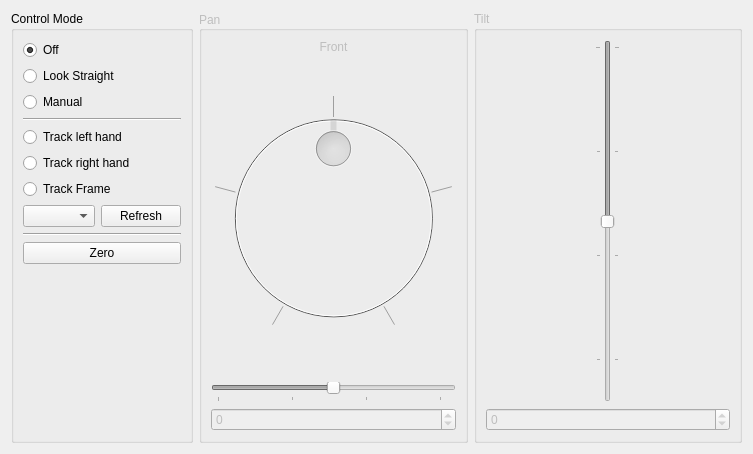
<?xml version="1.0" encoding="UTF-8"?>
<ui version="4.0">
 <class>headControlWidgetForm</class>
 <widget class="QWidget" name="headControlWidgetForm">
  <property name="windowModality">
   <enum>Qt::NonModal</enum>
  </property>
  <property name="enabled">
   <bool>true</bool>
  </property>
  <property name="geometry">
   <rect>
    <x>0</x>
    <y>0</y>
    <width>753</width>
    <height>454</height>
   </rect>
  </property>
  <property name="windowTitle">
   <string>Head Control</string>
  </property>
  <property name="styleSheet">
   <string notr="true">motif</string>
  </property>
  <layout class="QVBoxLayout" name="verticalLayout">
   <item>
    <layout class="QHBoxLayout" name="mainLayout">
     <item>
      <widget class="QGroupBox" name="modeGroupBox">
       <property name="enabled">
        <bool>true</bool>
       </property>
       <property name="sizePolicy">
        <sizepolicy hsizetype="Preferred" vsizetype="Preferred">
         <horstretch>0</horstretch>
         <verstretch>0</verstretch>
        </sizepolicy>
       </property>
       <property name="title">
        <string>Control Mode</string>
       </property>
       <layout class="QVBoxLayout" name="verticalLayout_2">
        <item>
         <widget class="QRadioButton" name="modeOffRadioButton">
          <property name="text">
           <string>Off</string>
          </property>
          <property name="checked">
           <bool>true</bool>
          </property>
         </widget>
        </item>
        <item>
         <widget class="QRadioButton" name="modeLookStraightRadioButton">
          <property name="text">
           <string>Look Straight</string>
          </property>
         </widget>
        </item>
        <item>
         <widget class="QRadioButton" name="modeManualRadioButton">
          <property name="text">
           <string>Manual</string>
          </property>
          <property name="checked">
           <bool>false</bool>
          </property>
         </widget>
        </item>
        <item>
         <widget class="Line" name="line_2">
          <property name="orientation">
           <enum>Qt::Horizontal</enum>
          </property>
         </widget>
        </item>
        <item alignment="Qt::AlignTop">
         <widget class="QRadioButton" name="modeTrackLeftRadioButton">
          <property name="text">
           <string>Track left hand</string>
          </property>
         </widget>
        </item>
        <item>
         <widget class="QRadioButton" name="modeTrackRightRadioButton">
          <property name="text">
           <string>Track right hand</string>
          </property>
         </widget>
        </item>
        <item>
         <widget class="QRadioButton" name="modeTrackFrameRadioButton">
          <property name="text">
           <string>Track Frame</string>
          </property>
         </widget>
        </item>
        <item>
         <layout class="QGridLayout" name="gridLayout">
          <item row="0" column="0">
           <widget class="QComboBox" name="trackFrameCombobox">
            <property name="sizePolicy">
             <sizepolicy hsizetype="Maximum" vsizetype="Fixed">
              <horstretch>0</horstretch>
              <verstretch>0</verstretch>
             </sizepolicy>
            </property>
           </widget>
          </item>
          <item row="0" column="1">
           <widget class="QPushButton" name="FrameRefreshButton">
            <property name="sizePolicy">
             <sizepolicy hsizetype="Preferred" vsizetype="Minimum">
              <horstretch>0</horstretch>
              <verstretch>0</verstretch>
             </sizepolicy>
            </property>
            <property name="text">
             <string>Refresh</string>
            </property>
           </widget>
          </item>
         </layout>
        </item>
        <item>
         <widget class="Line" name="line">
          <property name="orientation">
           <enum>Qt::Horizontal</enum>
          </property>
         </widget>
        </item>
        <item>
         <widget class="QPushButton" name="zeroPushButton">
          <property name="text">
           <string>Zero</string>
          </property>
         </widget>
        </item>
        <item>
         <spacer name="verticalSpacer">
          <property name="orientation">
           <enum>Qt::Vertical</enum>
          </property>
          <property name="sizeHint" stdset="0">
           <size>
            <width>20</width>
            <height>40</height>
           </size>
          </property>
         </spacer>
        </item>
       </layout>
      </widget>
     </item>
     <item>
      <widget class="QGroupBox" name="panGroupBox">
       <property name="enabled">
        <bool>false</bool>
       </property>
       <property name="sizePolicy">
        <sizepolicy hsizetype="Expanding" vsizetype="Preferred">
         <horstretch>0</horstretch>
         <verstretch>0</verstretch>
        </sizepolicy>
       </property>
       <property name="title">
        <string>Pan</string>
       </property>
       <property name="alignment">
        <set>Qt::AlignLeading|Qt::AlignLeft|Qt::AlignVCenter</set>
       </property>
       <layout class="QVBoxLayout" name="verticalLayout_3">
        <item>
         <widget class="QLabel" name="label">
          <property name="sizePolicy">
           <sizepolicy hsizetype="Preferred" vsizetype="Maximum">
            <horstretch>0</horstretch>
            <verstretch>0</verstretch>
           </sizepolicy>
          </property>
          <property name="text">
           <string>Front</string>
          </property>
          <property name="alignment">
           <set>Qt::AlignCenter</set>
          </property>
         </widget>
        </item>
        <item>
         <widget class="QDial" name="panDial">
          <property name="minimum">
           <number>-180</number>
          </property>
          <property name="maximum">
           <number>180</number>
          </property>
          <property name="pageStep">
           <number>15</number>
          </property>
          <property name="value">
           <number>0</number>
          </property>
          <property name="sliderPosition">
           <number>0</number>
          </property>
          <property name="tracking">
           <bool>false</bool>
          </property>
          <property name="wrapping">
           <bool>false</bool>
          </property>
          <property name="notchTarget">
           <double>90.000000000000000</double>
          </property>
          <property name="notchesVisible">
           <bool>true</bool>
          </property>
         </widget>
        </item>
        <item>
         <widget class="QSlider" name="panSlider">
          <property name="minimum">
           <number>-140</number>
          </property>
          <property name="maximum">
           <number>140</number>
          </property>
          <property name="pageStep">
           <number>15</number>
          </property>
          <property name="value">
           <number>0</number>
          </property>
          <property name="tracking">
           <bool>false</bool>
          </property>
          <property name="orientation">
           <enum>Qt::Horizontal</enum>
          </property>
          <property name="tickPosition">
           <enum>QSlider::TicksBelow</enum>
          </property>
          <property name="tickInterval">
           <number>90</number>
          </property>
         </widget>
        </item>
        <item>
         <widget class="QSpinBox" name="panSpinBox">
          <property name="keyboardTracking">
           <bool>false</bool>
          </property>
          <property name="minimum">
           <number>-180</number>
          </property>
          <property name="maximum">
           <number>180</number>
          </property>
         </widget>
        </item>
       </layout>
      </widget>
     </item>
     <item>
      <widget class="QGroupBox" name="tiltGroupBox">
       <property name="enabled">
        <bool>false</bool>
       </property>
       <property name="sizePolicy">
        <sizepolicy hsizetype="Expanding" vsizetype="Preferred">
         <horstretch>0</horstretch>
         <verstretch>0</verstretch>
        </sizepolicy>
       </property>
       <property name="title">
        <string>Tilt</string>
       </property>
       <layout class="QVBoxLayout" name="verticalLayout_4">
        <item alignment="Qt::AlignHCenter">
         <widget class="QSlider" name="tiltSlider">
          <property name="sizePolicy">
           <sizepolicy hsizetype="Fixed" vsizetype="Expanding">
            <horstretch>0</horstretch>
            <verstretch>0</verstretch>
           </sizepolicy>
          </property>
          <property name="minimum">
           <number>-75</number>
          </property>
          <property name="maximum">
           <number>75</number>
          </property>
          <property name="pageStep">
           <number>15</number>
          </property>
          <property name="value">
           <number>0</number>
          </property>
          <property name="sliderPosition">
           <number>0</number>
          </property>
          <property name="tracking">
           <bool>false</bool>
          </property>
          <property name="orientation">
           <enum>Qt::Vertical</enum>
          </property>
          <property name="invertedAppearance">
           <bool>true</bool>
          </property>
          <property name="invertedControls">
           <bool>true</bool>
          </property>
          <property name="tickPosition">
           <enum>QSlider::TicksBothSides</enum>
          </property>
          <property name="tickInterval">
           <number>45</number>
          </property>
         </widget>
        </item>
        <item>
         <widget class="QSpinBox" name="tiltSpinBox">
          <property name="wrapping">
           <bool>false</bool>
          </property>
          <property name="buttonSymbols">
           <enum>QAbstractSpinBox::UpDownArrows</enum>
          </property>
          <property name="keyboardTracking">
           <bool>false</bool>
          </property>
          <property name="minimum">
           <number>-90</number>
          </property>
          <property name="maximum">
           <number>90</number>
          </property>
          <property name="singleStep">
           <number>1</number>
          </property>
         </widget>
        </item>
       </layout>
      </widget>
     </item>
    </layout>
   </item>
  </layout>
 </widget>
 <resources/>
 <connections>
  <connection>
   <sender>panDial</sender>
   <signal>valueChanged(int)</signal>
   <receiver>panSlider</receiver>
   <slot>setValue(int)</slot>
   <hints>
    <hint type="sourcelabel">
     <x>425</x>
     <y>143</y>
    </hint>
    <hint type="destinationlabel">
     <x>469</x>
     <y>401</y>
    </hint>
   </hints>
  </connection>
  <connection>
   <sender>panSlider</sender>
   <signal>valueChanged(int)</signal>
   <receiver>panDial</receiver>
   <slot>setValue(int)</slot>
   <hints>
    <hint type="sourcelabel">
     <x>469</x>
     <y>401</y>
    </hint>
    <hint type="destinationlabel">
     <x>413</x>
     <y>149</y>
    </hint>
   </hints>
  </connection>
  <connection>
   <sender>panDial</sender>
   <signal>valueChanged(int)</signal>
   <receiver>panSpinBox</receiver>
   <slot>setValue(int)</slot>
   <hints>
    <hint type="sourcelabel">
     <x>381</x>
     <y>148</y>
    </hint>
    <hint type="destinationlabel">
     <x>437</x>
     <y>431</y>
    </hint>
   </hints>
  </connection>
  <connection>
   <sender>panSlider</sender>
   <signal>valueChanged(int)</signal>
   <receiver>panSpinBox</receiver>
   <slot>setValue(int)</slot>
   <hints>
    <hint type="sourcelabel">
     <x>469</x>
     <y>401</y>
    </hint>
    <hint type="destinationlabel">
     <x>437</x>
     <y>431</y>
    </hint>
   </hints>
  </connection>
  <connection>
   <sender>tiltSlider</sender>
   <signal>valueChanged(int)</signal>
   <receiver>tiltSpinBox</receiver>
   <slot>setValue(int)</slot>
   <hints>
    <hint type="sourcelabel">
     <x>608</x>
     <y>170</y>
    </hint>
    <hint type="destinationlabel">
     <x>696</x>
     <y>431</y>
    </hint>
   </hints>
  </connection>
  <connection>
   <sender>tiltSpinBox</sender>
   <signal>valueChanged(int)</signal>
   <receiver>tiltSlider</receiver>
   <slot>setValue(int)</slot>
   <hints>
    <hint type="sourcelabel">
     <x>599</x>
     <y>420</y>
    </hint>
    <hint type="destinationlabel">
     <x>599</x>
     <y>221</y>
    </hint>
   </hints>
  </connection>
  <connection>
   <sender>panSpinBox</sender>
   <signal>valueChanged(int)</signal>
   <receiver>panSlider</receiver>
   <slot>setValue(int)</slot>
   <hints>
    <hint type="sourcelabel">
     <x>318</x>
     <y>421</y>
    </hint>
    <hint type="destinationlabel">
     <x>323</x>
     <y>393</y>
    </hint>
   </hints>
  </connection>
  <connection>
   <sender>panSpinBox</sender>
   <signal>valueChanged(int)</signal>
   <receiver>panDial</receiver>
   <slot>setValue(int)</slot>
   <hints>
    <hint type="sourcelabel">
     <x>291</x>
     <y>415</y>
    </hint>
    <hint type="destinationlabel">
     <x>306</x>
     <y>298</y>
    </hint>
   </hints>
  </connection>
 </connections>
</ui>
